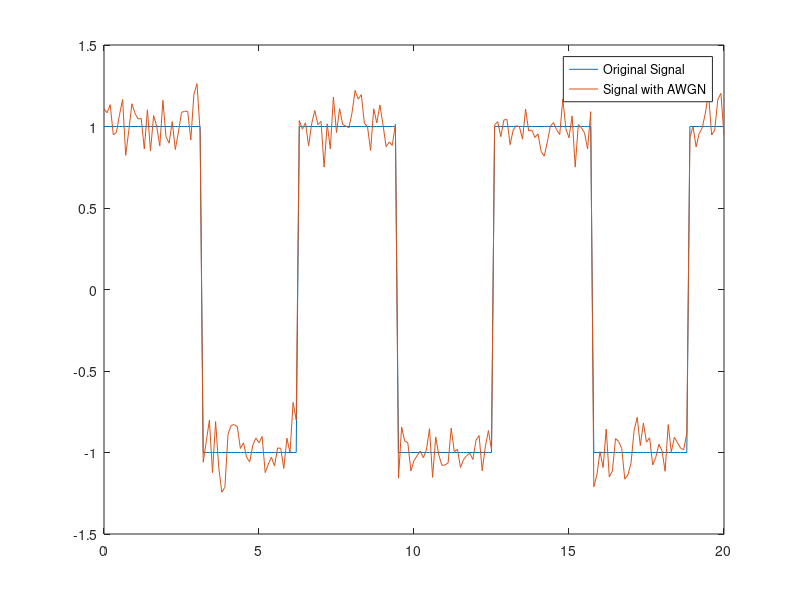

Here is the MATLAB script that generated this plot:
%Lab:1(task-6) 18CS23
t = (0:0.1:20)';
x = square(t);
y = awgn(x,20,'measured');
plot(t,[x y])
legend('Original Signal','Signal with AWGN')
